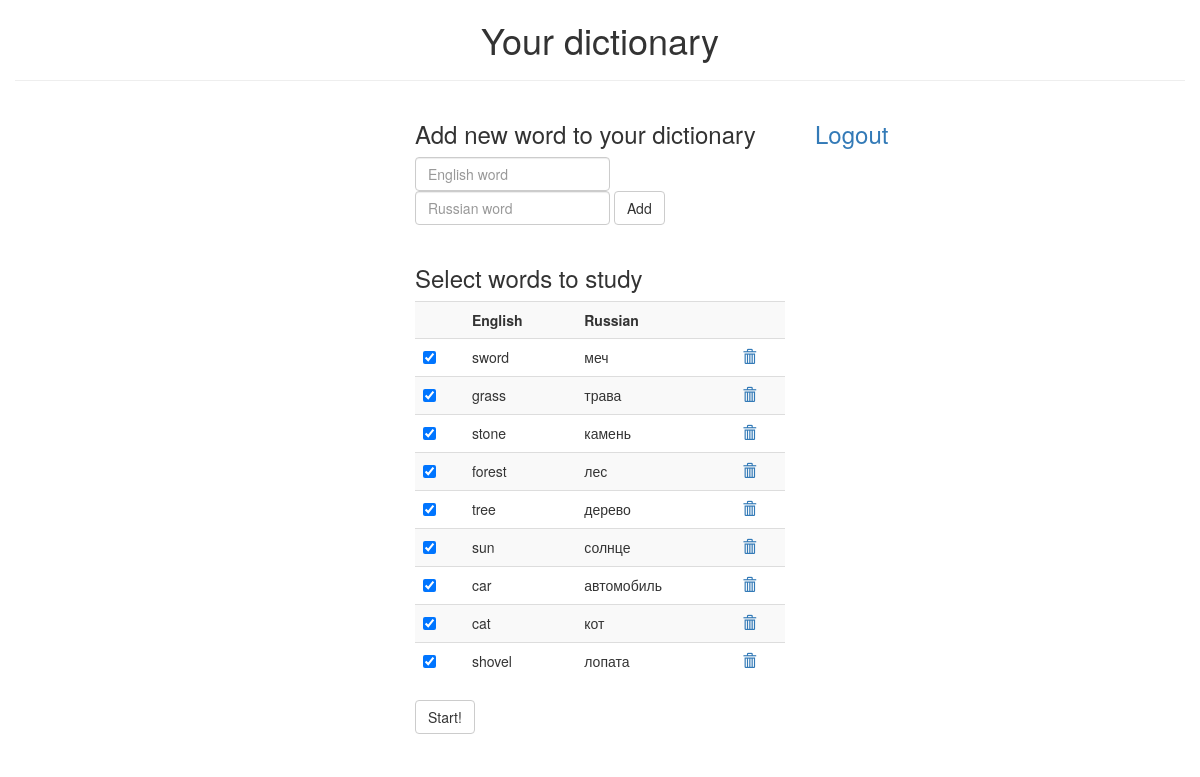
Page /settings.php (signed in) on the earlier database version.
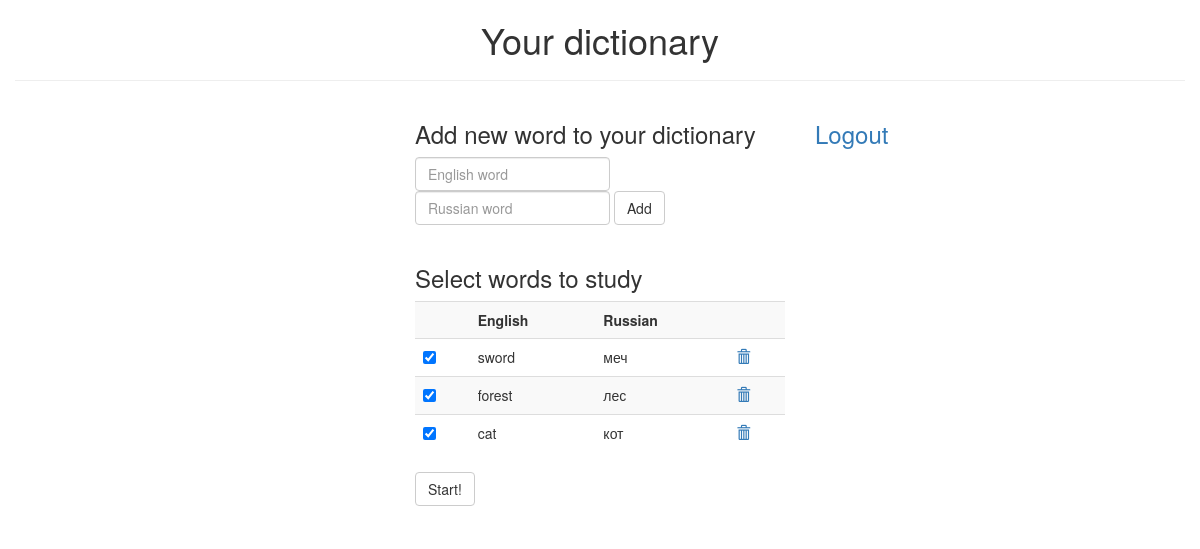
Same page on the later database version.
### tables this page shows
CREATE TABLE IF NOT EXISTS `words` (
  `intId` int(11) NOT NULL AUTO_INCREMENT,
  `intUserId` int(11) NOT NULL,
  `english` varchar(256) NOT NULL,
  `russian` varchar(256) NOT NULL,
  PRIMARY KEY (`intId`),
  KEY `intUserId` (`intUserId`)
);

### settings.php (the view, shortened to what this page needs)
<?php
$title = 'Your dictionary';
include "header.php";
$id = $_SESSION["userId"];
$dbh = new PDO('mysql:host=localhost; dbname=trainer; charset=UTF8', 'root', '6710omne8864');
$sth = $dbh->prepare("SELECT russian, english FROM words WHERE intUserId = :id");
$sth->execute([':id' => $id]);
$result = $sth->fetchAll(PDO::FETCH_ASSOC);
$result = array_reverse($result);
?>
<div class="row">
    <div class="col-md-4"></div>
    <div class="col-md-4">
        <h3>Add new word to your dictionary</h3>
        <form class="form-inline" name="new" method="POST" action="settings.php">
            <input type="text" class="form-control" name="english" id="english" autocomplete="off"
                   placeholder="English word">
            <input type="text" class="form-control" name="russian" id="russian" autocomplete="off"
                   placeholder="Russian word">
            <button type="submit" class="btn btn-default">Add</button>
        </form>
        <br/>
        <h3>Select words to study</h3>
        <form name="dictionary" method="POST" action="trainer.php">
            <table class="table table-striped">
                <tr>
                    <th></th>
                    <th>English</th>
                    <th>Russian</th>
                    <th></th>
                </tr>
                <?php
                foreach ($result as $val) {
                    $ruword = $val["russian"];
                    $enword = $val["english"];
                    print "<tr>";
                    print "<td><input type=checkbox name=dictionary[] value=$enword checked></td>";
                    print "<td>" . $enword . "</td><td>" . $ruword . "</td>";
                    print "<td>" . '<a href="?delete=' . $enword . '" title="Delete">';
                    print '<span class="glyphicon glyphicon-trash">';
                    print "</a></td>";
                    print "</tr>";
                }
                ?>
            </table>
            <div class="form-group">
                <button type="submit" class="btn btn-default">Start!
                </button>
            </div>
        </form>
    </div>
    <div class="col-md-4">
        <h3><a href="logout.php">Logout</a></h3>
    </div>
</div>
</div>
</body>
</html>

### header.php (shortened to what this page needs)
<!DOCTYPE html>
<html lang="ru">
<head>
    <link href="/css/bootstrap.css" rel="stylesheet">
</head>
<body>
<div class="container-fluid">
    <div class="row">
        <div class="col-md-12" align="center">
            <h1><?=$title?></h1>
            <hr>
        </div>
    </div>

Differences in the rows shown:
removed words: english "grass", russian "трава"
removed words: english "stone", russian "камень"
removed words: english "tree", russian "дерево"
removed words: english "sun", russian "солнце"
removed words: english "car", russian "автомобиль"
removed words: english "shovel", russian "лопата"
